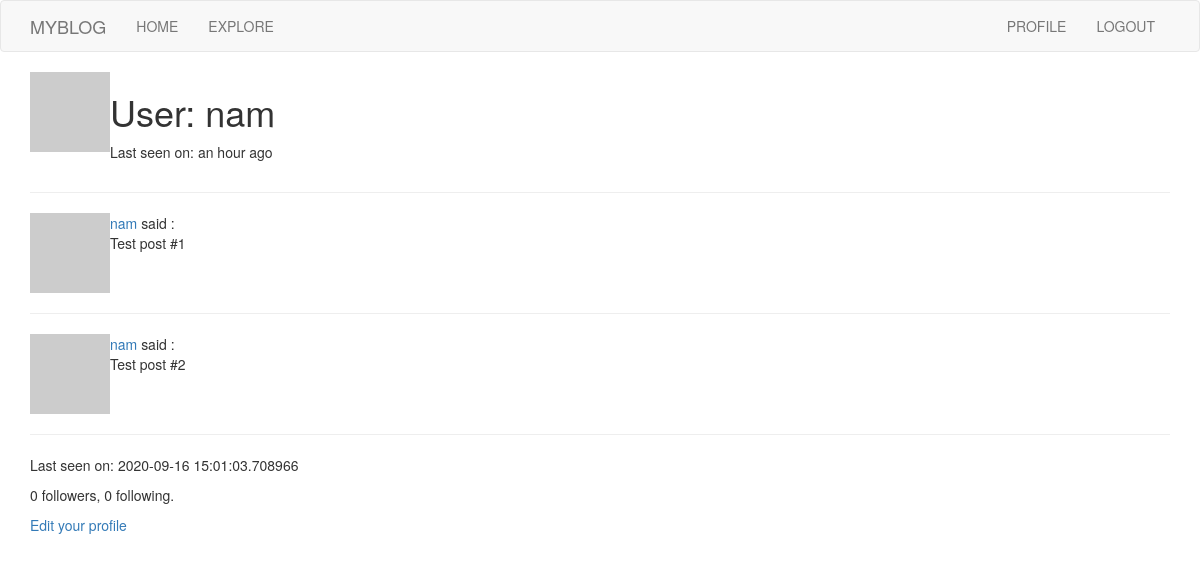
The page /user/nam (signed in) on the database as committed earlier.
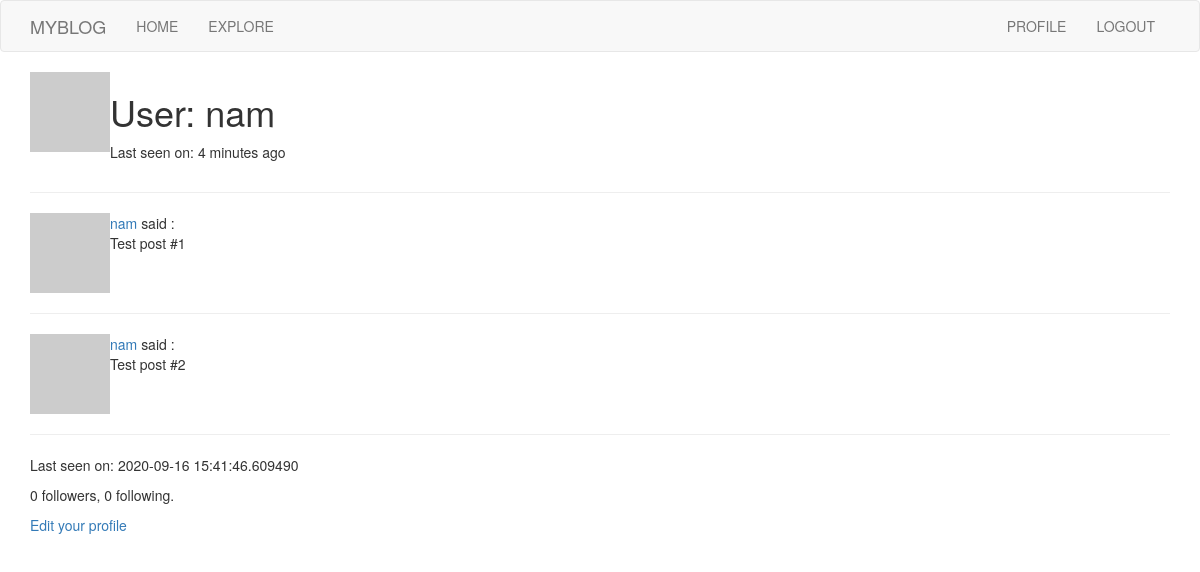
The same page on the database as committed later.
### app/models.py (models this page shows, shortened)
class User(UserMixin, db.Model):
    id = db.Column(db.Integer, primary_key=True)
    username = db.Column(db.String(64), index=True, unique=True)
    email = db.Column(db.String(120), index=True, unique=True)
    password_hash = db.Column(db.String(128))
    posts = db.relationship('Post', backref='author', lazy='dynamic')
    about_me = db.Column(db.String(140))
    last_seen = db.Column(db.DateTime, default=datetime.utcnow)
    def avatar(self, size):
        digest = md5(self.email.lower().encode('utf-8')).hexdigest()
        return 'https://www.gravatar.com/avatar/{}?d=identicon&s={}'.format(digest, size)
    followed = db.relationship(
        'User', secondary=followers,
        primaryjoin=(followers.c.follower_id == id),
        secondaryjoin=(followers.c.followed_id == id),
        backref=db.backref('followers', lazy='dynamic'), lazy='dynamic'
    )

### app/routes.py (the view)
@app.route('/user/<username>')
@login_required
def user(username):
    user = User.query.filter_by(username=username).first_or_404()
    posts = [
        {'author': user, 'body': 'Test post #1'},
        {'author': user, 'body': 'Test post #2'}
    ]
    return render_template('user.html', user=user, posts=posts)

### app/models.py (called while the page is built)
@login.user_loader
def load_user(id):
    return User.query.get(int(id))

### app/routes.py (called while the page is built)
@app.before_request
def before_request():
    if current_user.is_authenticated:
        current_user.last_seen = datetime.utcnow()
        db.session.commit()

### app/templates/user.html (shortened to what this page needs)
{% extends "base.html" %}
{% block app_content %}
    <table>
        <tr valign="top">
            <td><img src="{{ user.avatar(128) }}" alt=""></td>
            <td>
                <h1>User: {{ user.username }} </h1>
                {% if user.last_seen %} <p>Last seen on: {{ moment(user.last_seen).fromNow() }}</p> {% endif %}
            </td>
        </tr>
    </table>
    <hr>
    {% for post in posts %}
    <table>
        {% include '_post.html' %}
        <hr>
    </table>
    {% endfor %}
    {% if user.last_seen %} <p>Last seen on: {{ user.last_seen }}</p> {% endif %}
    <p>{{ user.followers.count() }} followers, {{ user.followed.count() }} following. </p>
    {% if user == current_user %}
        <p><a href="{{ url_for('edit_profile') }}">Edit your profile</a></p>
    {% elif not current_user.is_following(user) %}
        <p><a href="{{ url_for('follow', username=user.username) }}">Follow</a></p>
    {% else %}
        <p><a href="{{ url_for('unfollow', username=user.username) }}">Unfollow</a></p>
    {% endif %}
{% endblock %}

### app/templates/base.html (shortened to what this page needs)
{% extends 'bootstrap/base.html' %}
{% block navbar %}
    <nav class="navbar navbar-default">
        <div class="container">
            <div class="navbar-header">
                <a class="navbar-brand" href="{{ url_for('index') }}">MYBLOG</a>
            </div>
            <div class="collapse navbar-collapse" id="bs-example-navbar-collapse-1">
                <ul class="nav navbar-nav">
                    <li><a href="{{ url_for('index') }}">HOME</a></li>
                    <li><a href="{{ url_for('explore') }}">EXPLORE</a></li>
                </ul>
                <ul class="nav navbar-nav navbar-right">
                    {% if current_user.is_anonymous %}
                    <li><a href="{{ url_for('login') }}">LOGIN</a></li>
                    {% else %}
                    <li><a href="{{ url_for('user', username=current_user.username) }}">PROFILE</a></li>
                    <li><a href="{{ url_for('logout') }}">LOGOUT</a></li>
                    {% endif %}
                </ul>
            </div>
        </div>
    </nav>
{% endblock %}
{% block content %}
    <div class="container">
        {% block app_content %}{% endblock %}
    </div>
{% endblock %}

### app/templates/_post.html
<table>
    <tr valign="top">
        <td width="70px">
            <a href="{{ url_for('user', username=post.author.username) }}">
                <img src="{{ post.author.avatar(70) }}" alt="">
            </a>
        </td>
        <td>
            <a href="{{ url_for('user', username=post.author.username) }}">
                {{ post.author.username }}
            </a>
            said {{ post.timestamp }} : <br>{{ post.body }}
        </td>
    </tr>
</table>

Rows that differ between the two databases and show on the page:
changed User "nam": last_seen "an hour ago" → "4 minutes ago"; last_seen "2020-09-16 15:01:03.708966" → "2020-09-16 15:41:46.609490"
